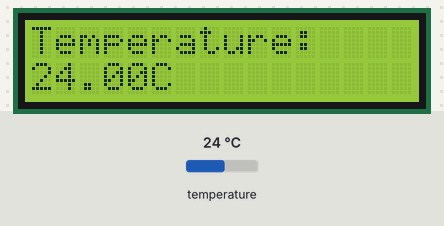
A sketch run on a simulated Arduino Uno, built with avr-gcc and run on an emulated ATmega328P. On the bench: 16×2 character LCD. The test bench sets the inputs (shaded band); at power-on: temperature 24 °C.

Above: at 1.2 s.
1.3 s: temperature set to 12 °C
At 3.0 s:
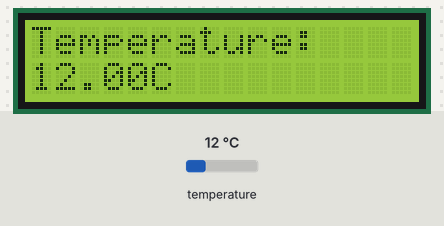
4.1 s: temperature set to 19 °C
At 5.5 s:
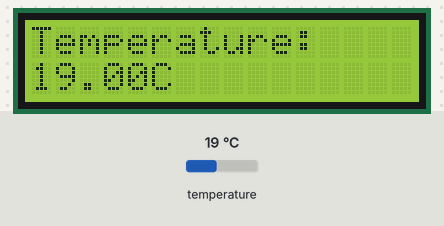
6.6 s: temperature set to 28 °C
At 9.3 s:
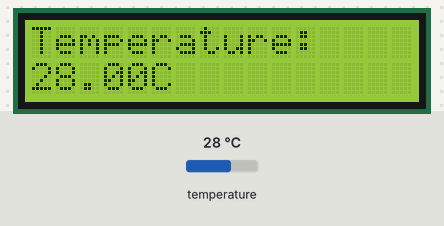
Timing chart, 0 to 10.8 s (numbered marks = the images above; inputs shaded):
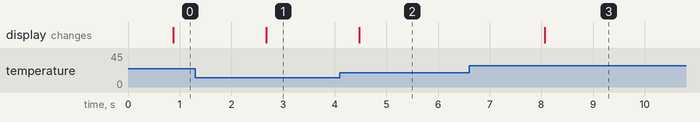

The sketch:

KY-001.ino
```cpp
#include "OneWire.h"
#include "LiquidCrystal_I2C.h"
#include "DallasTemperature.h"

const int one_wire_bus = 2;

OneWire oneWire(one_wire_bus);
DallasTemperature sensors(&oneWire);
LiquidCrystal_I2C lcd(0x27,16,2);

void setup() {

    sensors.begin();
    lcd.init();
    lcd.backlight();

}

void loop() {
    sensors.requestTemperatures();


    lcd.setCursor(0,0);
    lcd.print("Temperature:");
    lcd.setCursor(0,1);
    lcd.print("                ");
    lcd.setCursor(0,1);
    lcd.print(sensors.getTempCByIndex(0));
    lcd.print("C");

    // Wait for 1s
    delay(1000);
}
```

Measured:
- after the input at 1.3 s, the display: changes after 1.4 s (image 1)
- after the input at 4.1 s, the display: changes after 0.37 s (image 2)
- after the input at 6.6 s, the display: changes after 1.5 s (image 3)
